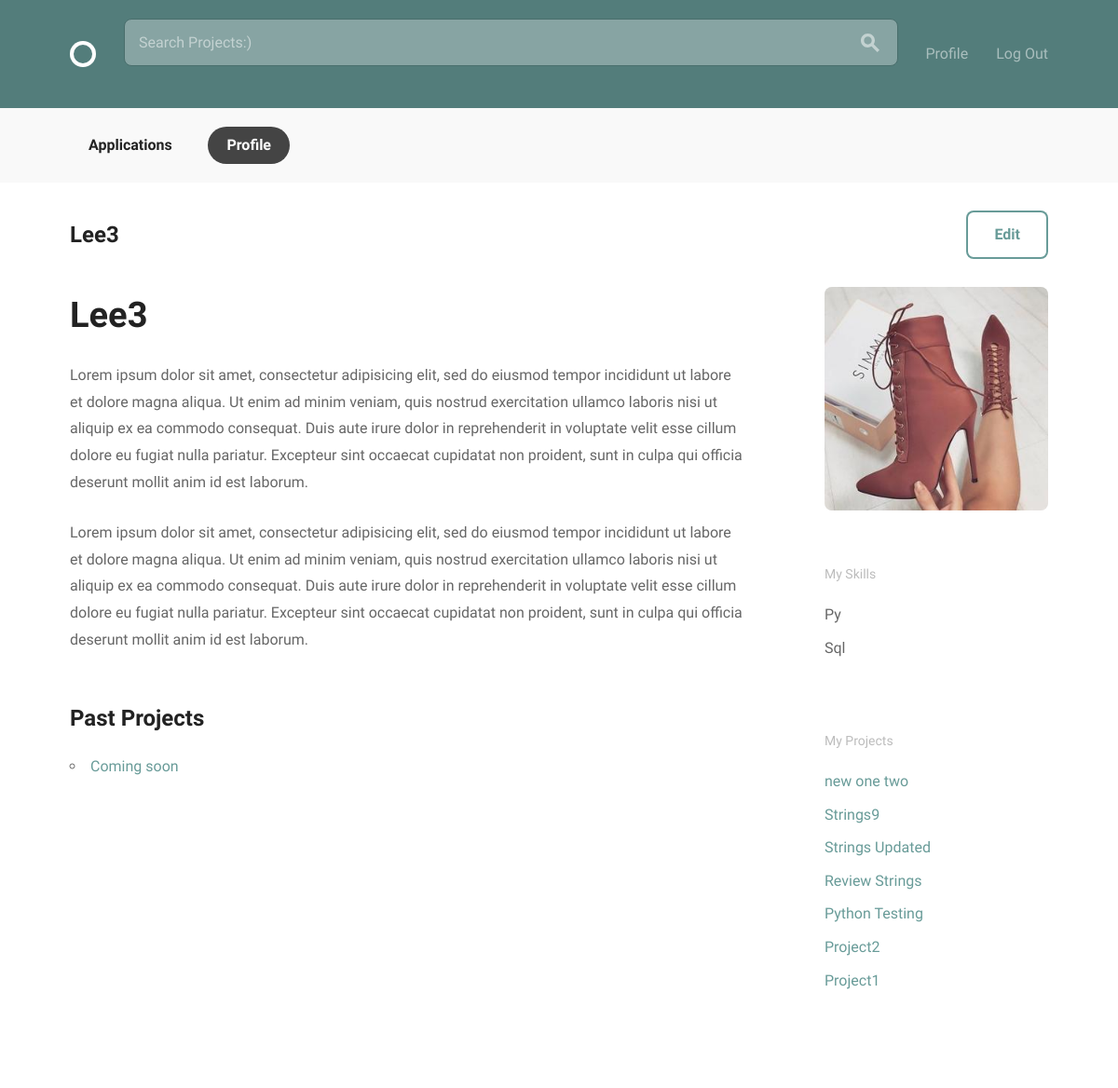
The page /accounts/profile/ (signed in) on the database its author committed.
### accounts/models.py (models this page shows, shortened)
class User(AbstractBaseUser, PermissionsMixin):
    email = models.EmailField(unique=True)
    username = models.CharField(max_length=40, unique=True)
    display_name = models.CharField(max_length=140)
    bio = models.CharField(max_length=140, blank=True, default='')
    date_joined = models.DateTimeField(auto_now_add=True)
    is_active = models.BooleanField(default=True)
    is_staff = models.BooleanField(default=False)
    avatar = models.ImageField(default='default.png', upload_to='profile_pics')
    skills = models.ManyToManyField('Skill')
    re_applications = models.ManyToManyField('projects.Application')
    objects = UserManager()
    USERNAME_FIELD = 'email'
    REQUIRED_FIELDS = ['display_name', 'username']

class Profile(models.Model):
    user = models.OneToOneField(
        User,
        on_delete = models.CASCADE,
    )
    bio = models.CharField(max_length=140, blank=True, default='')
    avatar = models.ImageField(default='default.png', upload_to='profile_pics')
    skills = models.ManyToManyField(Skill)
    re_applications = models.ManyToManyField(Application)

class Skill(models.Model):
    JS = 'js'
    SQL = 'sql'
    PYTHON = 'py'
    SKILLS_LIST = (
        (JS , "JavaScript Developer"),
        (SQL , "SQL Database Specialist"),
        (PYTHON, "Python Developer"),
    )
    name = models.CharField(choices=SKILLS_LIST, max_length=3, default=JS)
    def __str__(self):
        return self.name.title()

### projects/models.py (models this page shows, shortened)
class Project(models.Model):
    title = models.CharField(max_length=100, unique=True)
    content = models.TextField()
    date_posted = models.DateTimeField(default=timezone.now)
    author = models.ForeignKey(
        settings.AUTH_USER_MODEL,
        on_delete=models.CASCADE,
    )
    position = models.ManyToManyField(
        'Position',
        blank=True,
        related_name='projects')
    project_status = models.BooleanField(default=False)
    def __str__(self):
        return self.title
    class Meta:
        ordering = ['-date_posted']

### accounts/views.py (the view)
# urls.py: path('profile/', views.profile, name='profile'),
@login_required
def profile(request):
    if request.method == 'POST':
        user_update_form = forms.UserUpdateForm(
            request.POST,
            instance=request.user)
        profile_update_form = forms.ProfileUpdateForm(
            request.POST,
            request.FILES,
            instance=request.user.profile)
        if user_update_form.is_valid() and profile_update_form.is_valid():
            user_update_form.save()
            profile_update_form.save()
            return redirect('accounts:profile')
    else:
        user_update_form = forms.UserUpdateForm(instance=request.user)
        profile_update_form = forms.ProfileUpdateForm(instance=request.user.profile)
    profile = request.user.profile
    skills = profile.skills.all()
    user_projects = Project.objects.filter(
            author = request.user)
    data = {
        'user_update_form': user_update_form,
        'profile_update_form': profile_update_form,
        'skills': skills,
        'user_projects': user_projects,
    }
    return render(request, 'accounts/profile.html', data)

### accounts/forms.py
class UserUpdateForm(forms.ModelForm):
    class Meta:
        fields = (
            'username', 'email',
        )
        model = get_user_model()

class ProfileUpdateForm(forms.ModelForm):
    class Meta:
        model = Profile
        fields = (
            'avatar',
        )

### accounts/templates/accounts/profile.html (shortened to what this page needs)
{% extends 'layout.html' %}
{% load static %}
{% block content %}
  <div class="circle--actions--bar">
    <nav class="bounds">
      <ul class="circle--pill--list">
        <li><a href="{% url 'projects:user_list_applications' pk=user.id %}">Applications</a></li>
        <li><a class="selected" href="{% url 'accounts:profile' %}">Profile</a></li>
      </ul>
    </nav>
  </div>
  <div class="bounds circle--page">
    <div class="circle--page--header circle--fluid">
      <div class="circle--fluid--cell circle--fluid--primary">
        <h2>{{ user.username }}</h2>
      </div>
      <div class="circle--fluid--cell circle--fluid--secondary">
        <a class="button icon-on-left" href="{% url 'accounts:profile_update' pk=user.id  %}">Edit</a>
      </div>
    </div>
    <div class="grid-70">
      <h1>{{ user.username }}</h1>
      <div class="circle--article--body">
        <p>Lorem ipsum dolor sit amet, consectetur adipisicing elit, sed do eiusmod tempor incididunt ut labore et dolore magna aliqua. Ut enim ad minim veniam, quis nostrud exercitation ullamco laboris nisi ut aliquip ex ea commodo consequat. Duis aute irure dolor in reprehenderit in voluptate velit esse cillum dolore eu fugiat nulla pariatur. Excepteur sint occaecat cupidatat non proident, sunt in culpa qui officia deserunt mollit anim id est laborum.</p>
        <p>Lorem ipsum dolor sit amet, consectetur adipisicing elit, sed do eiusmod tempor incididunt ut labore et dolore magna aliqua. Ut enim ad minim veniam, quis nostrud exercitation ullamco laboris nisi ut aliquip ex ea commodo consequat. Duis aute irure dolor in reprehenderit in voluptate velit esse cillum dolore eu fugiat nulla pariatur. Excepteur sint occaecat cupidatat non proident, sunt in culpa qui officia deserunt mollit anim id est laborum.</p>
      </div>
      <h2>Past Projects</h2>
      <ul>
        <li><a class="selected">Coming soon</a></li>
      </ul>
    </div>
    <div class="grid-25 grid-push-5">
      <div class="circle--secondary--module">
        <img class="circle--primary--avatar" src="{{ user.profile.avatar.url }}">
      </div>
      <div class="circle--secondary--module">
        <h4>My Skills</h4>
        <ul class="unloaded">
          {% for skill in skills %}
            <li>
              {{ skill }}
            </li>
          {% endfor %}
        </ul>
      </div>
      <div class="circle--secondary--module">
        <h4>My Projects</h4>
        <ul class="circle--link--list">
          {% for object in user_projects %}
          <li><a class="selected">{{ object }}</a></li>
          {% endfor %}
        </ul>
      </div>
    </div>
  {% endblock %}

### rows shown on the page
User: username "Lee3", profile.avatar (picture)
Skill: name "Py"
Skill: name "Sql"
Project: title "new one two"
Project: title "Strings9"
Project: title "Strings Updated"
Project: title "Review Strings"
Project: title "Python Testing"
Project: title "Project2"
Project: title "Project1"
